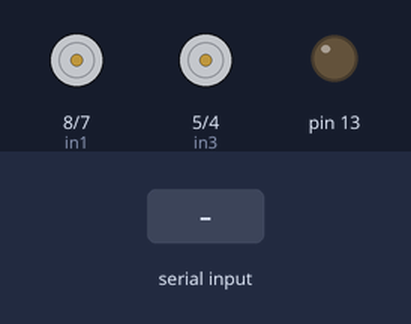
This sketch was run on a simulated Arduino Uno, built with avr-gcc and run on an emulated ATmega328P. On the bench: motor-driver pin pairs drawn as motors (green arrow = first pin HIGH = forward, orange = second pin HIGH = backward, longer = more drive, scaled by the enable pin), output pins drawn as LEDs (lit = HIGH). The inputs (shaded band) are chosen by the test bench.

Above: at 1.2 s.
1.3 s: "F" received over Serial
At 2.5 s:
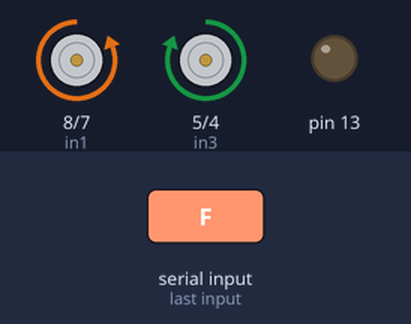
2.8 s: "B" received over Serial
At 3.8 s:
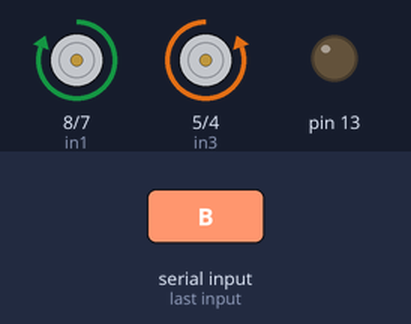
4.3 s: "L" received over Serial
At 5.0 s:
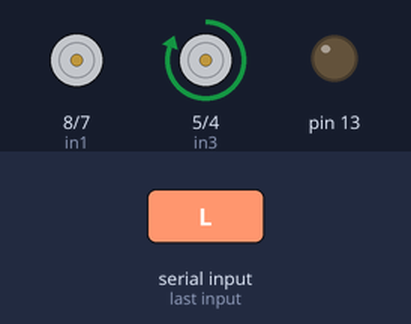
5.8 s: "R" received over Serial
At 6.1 s:
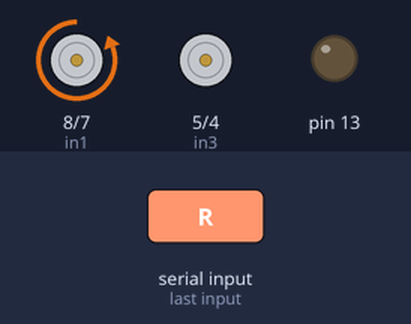
7.3 s: "1" received over Serial
At 8.5 s:
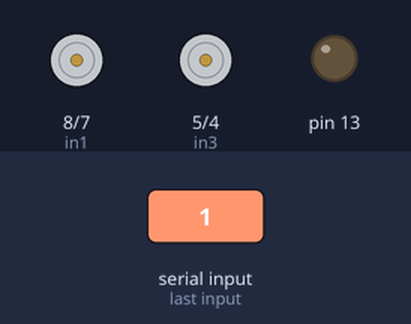
Timing chart, 0 to 9.8 s (numbered marks = the images above; inputs shaded):
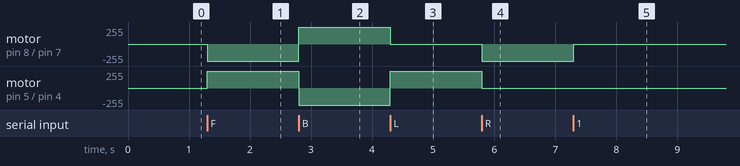

The sketch:

RoverCode.ino
```cpp
// Motor A connections
int enA = 9;
int in1 = 8;
int in2 = 7;
// Motor B connections
int enB = 3;
int in3 = 5;
int in4 = 4;

//Bluetooth Input
char btInput;

float timeNeeded = 0;
float distance = 0;
void setup() {
  // Set all the motor control pins to outputs
  pinMode(enA, OUTPUT);
  pinMode(enB, OUTPUT);
  pinMode(in1, OUTPUT);
  pinMode(in2, OUTPUT);
  pinMode(in3, OUTPUT);
  pinMode(in4, OUTPUT);

  // Turn off motors - Initial state
  digitalWrite(in1, LOW);
  digitalWrite(in2, LOW);
  digitalWrite(in3, LOW);
  digitalWrite(in4, LOW);

  //Test using the onboard LED
  pinMode(13, OUTPUT);

  Serial.begin(9600);
}

void loop()
{
    if(Serial.available() > 0)
    {
      btInput = Serial.read();
      switch(btInput)
      {
        /* Pressing the arrows in the app gives capital letters as data, so I used those letters to drive the rover's movement
         *  'F' - Move Forward
         */
        case 'F':
          analogWrite(enA, 255);
          analogWrite(enB, 255);
          digitalWrite(in1, LOW);
          digitalWrite(in2, HIGH);
          digitalWrite(in3, HIGH);
          digitalWrite(in4, LOW);

          break;

          //Move Backward with 'B'
        case 'B':
            analogWrite(enA, 255);
            analogWrite(enB, 255);
            digitalWrite(in1, HIGH);
            digitalWrite(in2, LOW);
            digitalWrite(in3, LOW);
            digitalWrite(in4,HIGH);

            break;

            //Move Left with 'L'
        case 'L':
          analogWrite(enA, 255);
          analogWrite(enB, 255);
          digitalWrite(in1, LOW);
          digitalWrite(in2, LOW);
          digitalWrite(in3, HIGH);
          digitalWrite(in4, LOW);

          break;

          //Move Right with 'R'
        case 'R':
          analogWrite(enA, 255);
          analogWrite(enB, 255);
          digitalWrite(in1, LOW);
          digitalWrite(in2, HIGH);
          digitalWrite(in3, LOW);
          digitalWrite(in4, LOW);

          break;

          //In case, of any other inputs, stop the rover
        default:
          digitalWrite(in1, LOW);
          digitalWrite(in2, LOW);
          digitalWrite(in3, LOW);
          digitalWrite(in4, LOW);

          break;
      }
    }
}
```

Measured:
- after the input at 1.3 s, motor on pin 8 (in1) / pin 7 (in2): stopped → backward 255/255 at once; motor on pin 5 (in3) / pin 4 (in4): stopped → forward 255/255 at once
- after the input at 2.8 s, motor on pin 8 (in1) / pin 7 (in2): backward 255/255 → forward 255/255 at once; motor on pin 5 (in3) / pin 4 (in4): forward 255/255 → backward 255/255 at once
- after the input at 4.3 s, motor on pin 8 (in1) / pin 7 (in2): forward 255/255 → stopped at once; motor on pin 5 (in3) / pin 4 (in4): backward 255/255 → forward 255/255 at once
- after the input at 5.8 s, motor on pin 8 (in1) / pin 7 (in2): stopped → backward 255/255 at once; motor on pin 5 (in3) / pin 4 (in4): forward 255/255 → stopped at once
- after the input at 7.3 s, motor on pin 8 (in1) / pin 7 (in2): backward 255/255 → stopped at once
